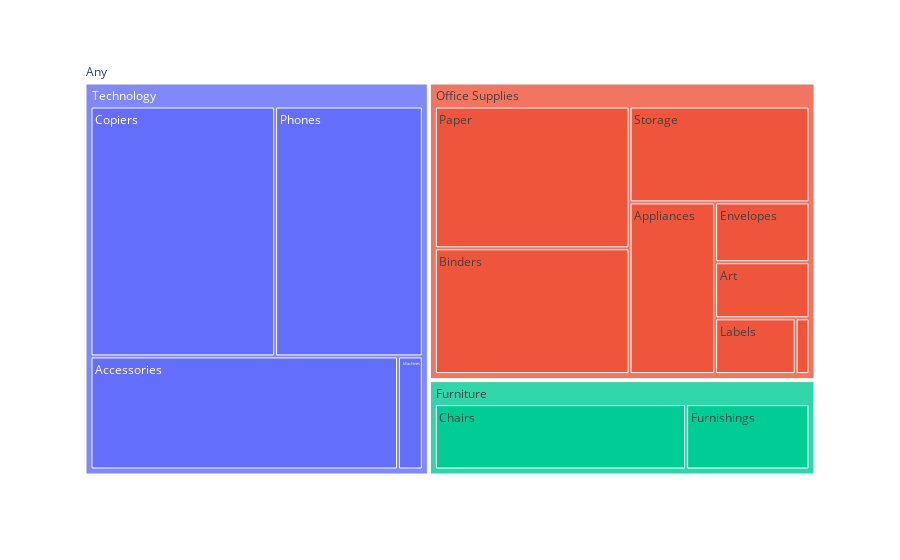

Notebook code for this chart:
### Code cell
px.treemap(product_data,
          path = ["Sales","Category","Sub-Category"],
          values = "Profit")

### Figure 1 — Plotly figure (JSON) as saved in the notebook; plotly's stock layout.template omitted (floating-point values rounded to 4 significant figures)
{"data": [{"branchvalues": "total", "domain": {"x": [0, 1], "y": [0, 1]}, "hovertemplate": "labels=%{label}<br>Profit=%{value}<br>parent=%{parent}<br>id=%{id}<extra></extra>", "ids": ["Any/Technology/Accessories", "Any/Office Supplies/Appliances", "Any/Office Supplies/Art", "Any/Office Supplies/Binders", "Any/Furniture/Chairs", "Any/Technology/Copiers", "Any/Office Supplies/Envelopes", "Any/Office Supplies/Fasteners", "Any/Furniture/Furnishings", "Any/Office Supplies/Labels", "Any/Technology/Machines", "Any/Office Supplies/Paper", "Any/Technology/Phones", "Any/Office Supplies/Storage", "Any/Furniture", "Any/Office Supplies", "Any/Technology", "Any"], "labels": ["Accessories", "Appliances", "Art", "Binders", "Chairs", "Copiers", "Envelopes", "Fasteners", "Furnishings", "Labels", "Machines", "Paper", "Phones", "Storage", "Furniture", "Office Supplies", "Technology", "Any"], "name": "", "parents": ["Any/Technology", "Any/Office Supplies", "Any/Office Supplies", "Any/Office Supplies", "Any/Furniture", "Any/Technology", "Any/Office Supplies", "Any/Office Supplies", "Any/Furniture", "Any/Office Supplies", "Any/Technology", "Any/Office Supplies", "Any/Technology", "Any/Office Supplies", "Any", "Any", "Any", ""], "type": "treemap", "values": [41940.0, 18140.0, 6528.0, 30220.0, 26590.0, 55620.0, 6964.0, 949.5, 13060.0, 5546.0, 3385.0, 34050.0, 44520.0, 21280.0, 39650.0, 123700.0, 145500.0, 308800.0]}], "layout": {"legend": {"tracegroupgap": 0}, "margin": {"t": 60}}}
